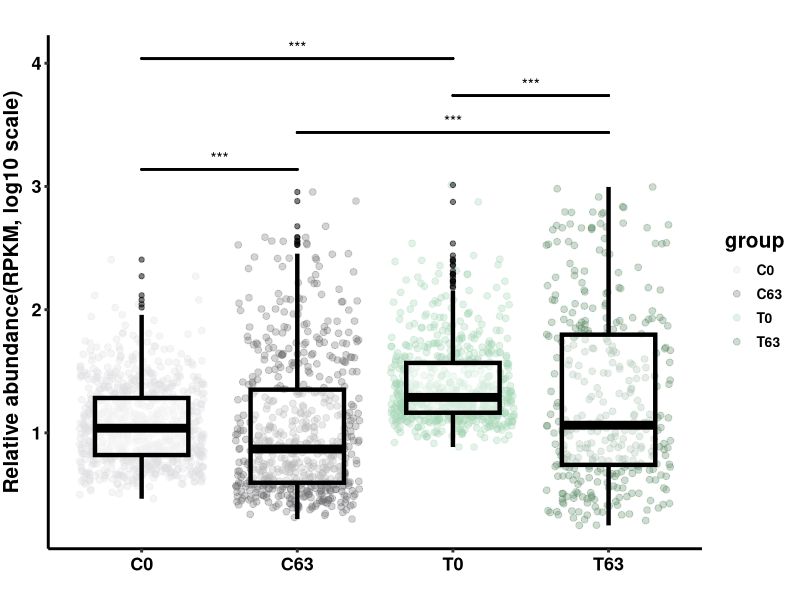
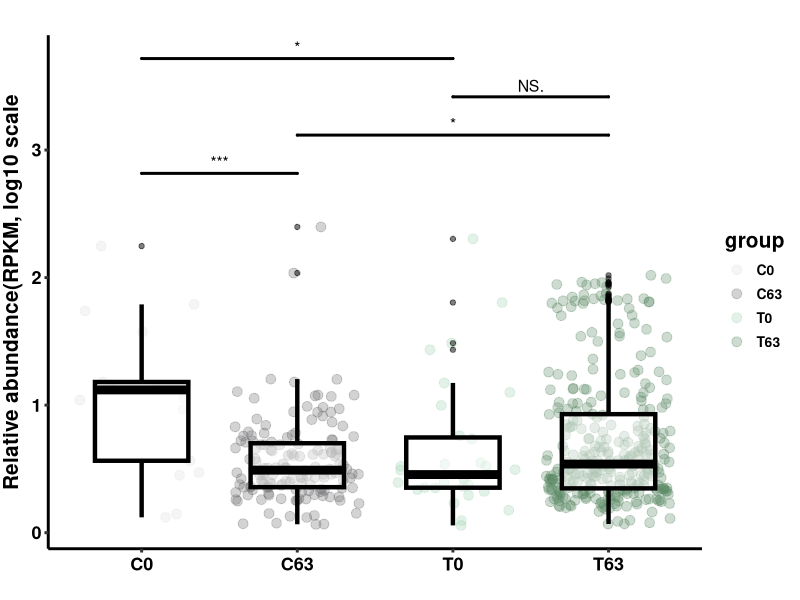
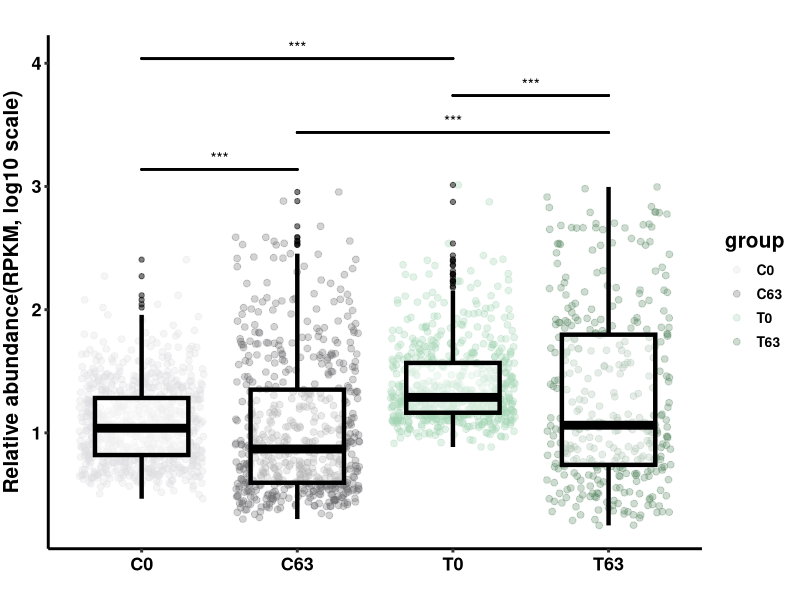
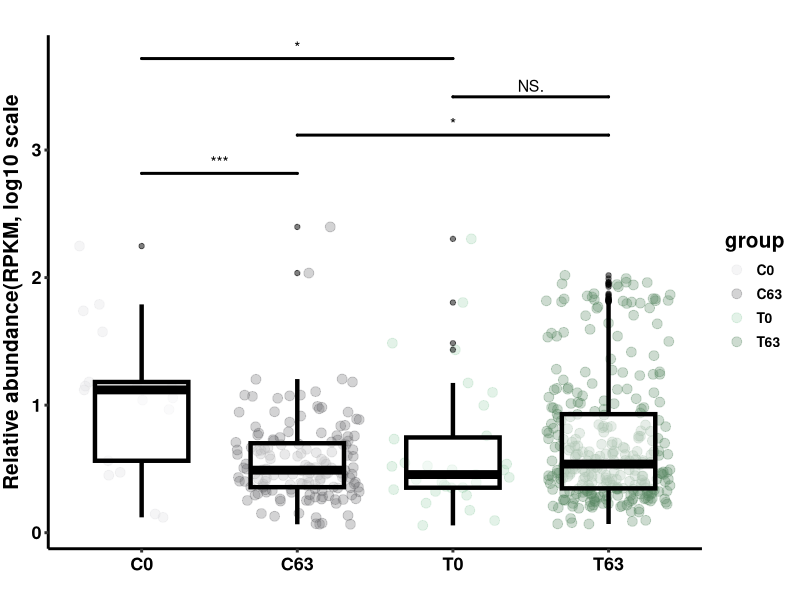

Write R code to recreate these figures, in order.
library(ggplot2)
library(ggsignif)
library(ggpubr)
library(RColorBrewer)
library(dplyr)


# Phycodnaviridae_CF
plot_data_1 <- read.table("CF_Phycodnaviridae_abun_log10.txt",header=T)
stat_plot_data_1 <- plot_data_1 %>% 
  dplyr::group_by(group) %>% 
  dplyr::summarize(
    count=n(),
    mean = mean(abundance),
    sd = sd(abundance)
  )

p_1 <- ggplot(data=plot_data_1)+ 
  geom_jitter(mapping=aes(x=group,y=abundance,colour = group),
              alpha = 0.3,size=2)+
  geom_boxplot(mapping=aes(x=group,y=abundance,colour = group),
              alpha = 0.5,
              size=1.5,
              width = 0.6,
              colour = "black")+ 
  scale_color_manual(limits=c("C0","C63","T0","T63"), 
                     values=c("#DEDEE0","#6E6E70","#A2D5B2","#588662"))+ 
  geom_signif(mapping=aes(x=group,y=abundance), 
              comparisons = list(c("C0", "C63"),c("C63", "T63"),c("T0", "T63"),c("C0", "T0")),
              map_signif_level=T, 
              tip_length=c(0,0,0,0,0,0,0,0), 
              y_position = c(3,3.3,3.6,3.9), 
              size=1, 
              textsize = 4, 
              test = "wilcox.test")+ 
  theme_classic( 
    base_line_size = 1 
  )+
  labs(title="",x="",y="Relative abundance(RPKM, log10 scale)")+ 
  theme(plot.title = element_text(size = 15,
                                  colour = "black",
                                  hjust = 0.5),
        axis.title.y = element_text(size = 15, 
                                    color = "black",
                                    face = "bold", 
                                    vjust = 1.9, 
                                    hjust = 0.5, 
                                    angle = 90),
        legend.title = element_text(color="black", 
                                    size=15, 
                                    face="bold"),
        legend.text = element_text(color="black", 
                                   size = 10, 
                                   face = "bold"),
        axis.text.x = element_text(size = 13,  
                                   color = "black", 
                                   face = "bold", 
                                   vjust = 0.5, 
                                   hjust = 0.5, 
                                   angle = 0), 
        axis.text.y = element_text(size = 13,  
                                   color = "black",
                                   face = "bold", 
                                   vjust = 0.5, 
                                   hjust = 0.5, 
                                   angle = 0) 
  )
p_1

ggsave(paste("./", "CF_Phycodnaviridae_abundance.pdf", sep=""), p_1, width = 4, height = 5)


# Phycodnaviridae_VF_abundance
plot_data_2 <- read.table("VF_Phycodnaviridae_abun_log10.txt",header=T)

stat_plot_data_2 <- plot_data_2 %>% 
  dplyr::group_by(group) %>% 
  dplyr::summarize(
    count=n(),
    mean = mean(abundance),
    sd = sd(abundance)
  )


p_2 <- ggplot(data=plot_data_2)+ 
  geom_jitter(mapping=aes(x=group,y=abundance,colour = group), 
              alpha = 0.3,size=3)+
  geom_boxplot(mapping=aes(x=group,y=abundance,colour = group),
               alpha = 0.5,
               size=1.5,
               width = 0.6,
               colour = "black")+ 
  scale_color_manual(limits=c("C0","C63","T0","T63"), 
                     values=c("#DEDEE0","#6E6E70","#A2D5B2","#588662"))+ 
  geom_signif(mapping=aes(x=group,y=abundance),
              comparisons = list(c("C0", "C63"),c("C63", "T63"),c("T0", "T63"),c("C0", "T0")),
              map_signif_level=T, 
              tip_length=c(0,0,0,0,0,0,0,0),
              y_position = c(2.7,3,3.3,3.6), 
              size=1, 
              textsize = 4, 
              test = "wilcox.test")+ 
  theme_classic(  
    base_line_size = 1 
  )+
  labs(title="",x="",y="Relative abundance(RPKM, log10 scale")+ 
  theme(plot.title = element_text(size = 15,
                                  colour = "black",
                                  hjust = 0.5),
        axis.title.y = element_text(size = 15, 
                                    color = "black",
                                    face = "bold", 
                                    vjust = 1.9, 
                                    hjust = 0.5, 
                                    angle = 90),
        legend.title = element_text(color="black", 
                                    size=15, 
                                    face="bold"),
        legend.text = element_text(color="black", 
                                   size = 10, 
                                   face = "bold"),
        axis.text.x = element_text(size = 13,  
                                   color = "black", 
                                   face = "bold",
                                   vjust = 0.5, 
                                   hjust = 0.5, 
                                   angle = 0), 
        axis.text.y = element_text(size = 13,  
                                   color = "black",
                                   face = "bold", 
                                   vjust = 0.5, 
                                   hjust = 0.5, 
                                   angle = 0) 
  )
p_2

ggsave(paste("./", "VF_Phycodnaviridae_abundance.pdf", sep=""), p_2, width = 4, height = 5)





